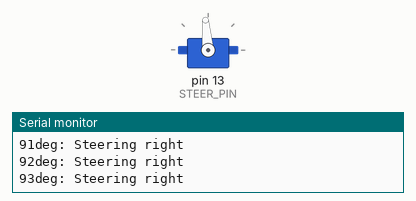
A sketch run on a simulated Arduino Uno, built with avr-gcc and run on an emulated ATmega328P. Parts: servo, the last lines printed to the serial monitor.

Above: at 0.05 s.
At 1.95 s:
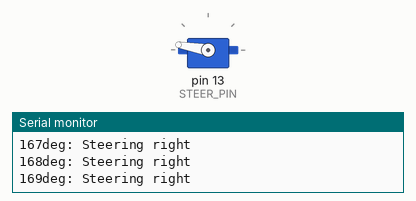
At 3.25 s:
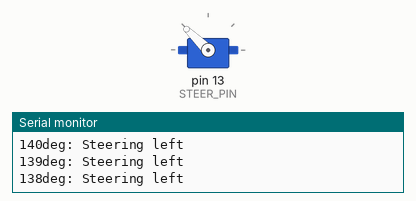
At 6.45 s:
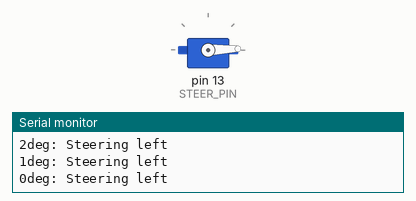
Timing chart, 0 to 12.4 s (numbered marks = the images above):
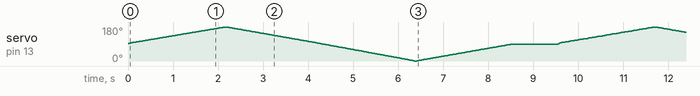

The sketch:

steering_test.ino
```cpp
// Test steering of the car
// Objective: Turn front wheels left and right continuously

#include "Servo.h"

#define STEER_SMOOTHENING 5
#define STRAIGHT 90
#define MAX_LEFT 0
#define MAX_RIGHT 180

#define STEER_PIN 13

Servo ssm; // Steering control

int currentSteerAngle = 90;

void setup() {
  ssm.attach(STEER_PIN);
  Serial.begin(9600);
}

void loop() {
  steer(MAX_RIGHT);
  steer(MAX_LEFT);
  steer(STRAIGHT);
  delay(1000); // Pause for one second
}

void steer(int targetAngle) {
  if (targetAngle < currentSteerAngle) {
    steerLeft(targetAngle);
  } else {
    steerRight(targetAngle);
  }
}

void steerLeft(int targetAngle) {
  // Guard condition (avoid infinite loops)
  if (targetAngle >= currentSteerAngle) return;

  while (--currentSteerAngle >= targetAngle && currentSteerAngle >= MAX_LEFT) {
    ssm.write(currentSteerAngle);

    Serial.print(currentSteerAngle);
    Serial.println("deg: Steering left");
    delay(STEER_SMOOTHENING);
  }
}

void steerRight(int targetAngle) {
  // Guard condition
  if (targetAngle <= currentSteerAngle) return;

  while (++currentSteerAngle <= targetAngle && currentSteerAngle <= MAX_RIGHT) {
    ssm.write(currentSteerAngle);

    Serial.print(currentSteerAngle);
    Serial.println("deg: Steering right");
    delay(STEER_SMOOTHENING);
  }
}
```
